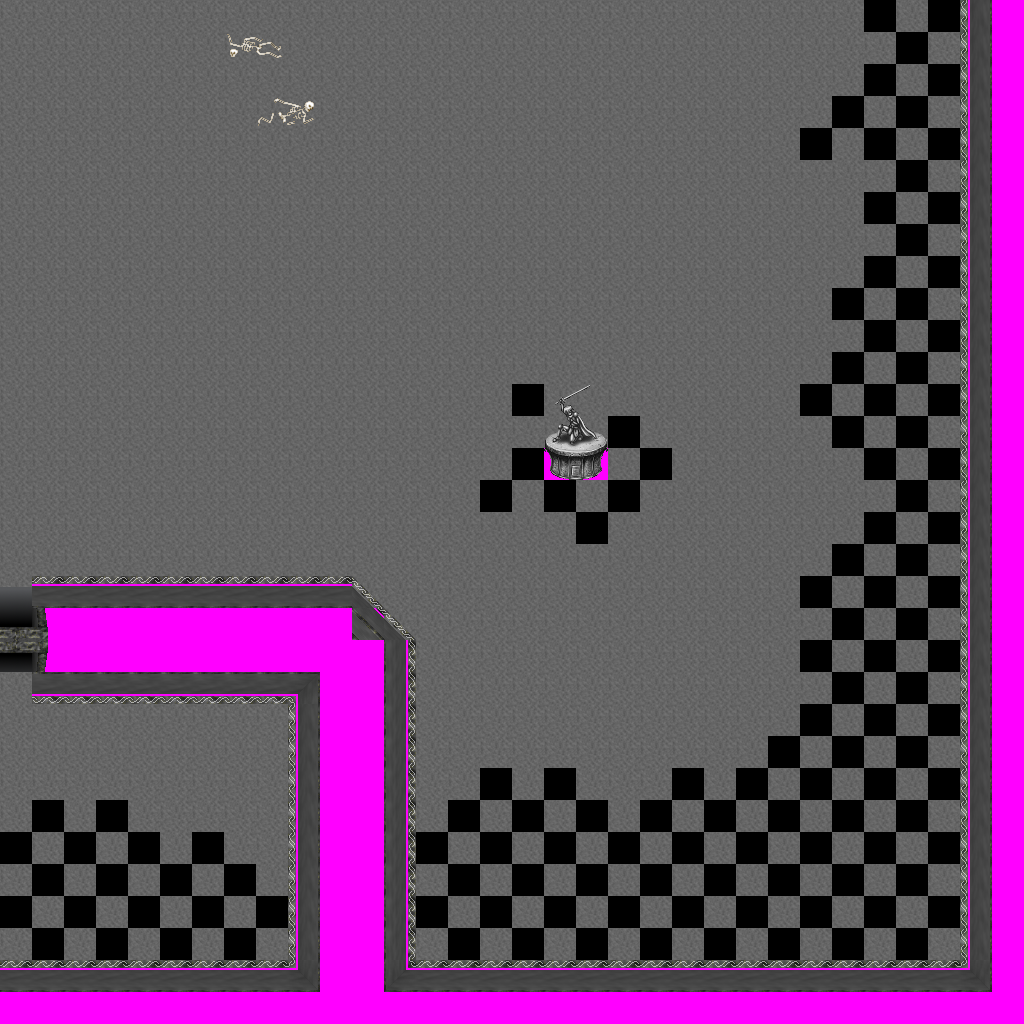

This is a level from a 2D game, rendered from its Tiled map with the project's own tilesets. A one-line summary and the map file follow, with tile-layer data summarised:
An orthogonal 32x32 tile map with 32x32 px tiles, 6 tile layers (Ground, Objects, Above, Walkable, ...), 7 tilesets and 4 objects (2x newmap, from_east_0, from_south_0).

<map version="1.0" orientation="orthogonal" width="32" height="32" tilewidth="32" tileheight="32">
 <tileset firstgid="1" name="item_corpse_skeleton" tilewidth="32" tileheight="32">
  <image source="../drawable/item_corpse_skeleton.png" width="64" height="64" />
 </tileset>
 <tileset firstgid="5" name="item_statue_swordsman" tilewidth="32" tileheight="32">
  <image source="../drawable/item_statue_swordsman.png" width="128" height="96" />
 </tileset>
 <tileset firstgid="17" name="building_wall_int_grey" tilewidth="32" tileheight="32">
  <image source="../drawable/building_wall_int_grey.png" width="352" height="352" />
 </tileset>
 <tileset firstgid="138" name="building_entrance_grey" tilewidth="32" tileheight="32">
  <image source="../drawable/building_entrance_grey.png" width="160" height="160" />
 </tileset>
 <tileset firstgid="163" name="ground_indoor_grey_gradients" tilewidth="32" tileheight="32">
  <image source="../drawable/ground_indoor_grey_gradients.png" width="128" height="64" />
 </tileset>
 <tileset firstgid="171" name="plain_colors" tilewidth="32" tileheight="32">
  <image source="../drawable/plain_colors.png" width="256" height="32" />
 </tileset>
 <tileset firstgid="179" name="walkable_sentinel" tilewidth="32" tileheight="32">
  <image source="../drawable/walkable_sentinel.png" width="32" height="32" />
 </tileset>
 <layer name="Ground" width="32" height="32">
  <data>[1024 cells, 1024 non-empty, 15 distinct tile ids]</data>
 </layer>
 <layer name="Objects" width="32" height="32">
  <data>[1024 cells, 3 non-empty, 3 distinct tile ids]</data>
 </layer>
 <layer name="Above" width="32" height="32">
  <data>[1024 cells, 8 non-empty, 8 distinct tile ids]</data>
 </layer>
 <layer name="Walkable" width="32" height="32">
  <data>[1024 cells, 203 non-empty, 1 distinct tile ids]</data>
 </layer>
 <layer name="Objects_stendhal" width="32" height="32">
  <data>[1024 cells, 109 non-empty, 19 distinct tile ids]</data>
 </layer>
 <layer name="Objects_stendhal2" width="32" height="32">
  <data>[1024 cells, 0 non-empty, 0 distinct tile ids]</data>
 </layer>
 <objectgroup name="Mapevents" width="32" height="32">
  <object name="exit_west_0" type="newmap" x="0" y="0" width="32" height="960">
   <properties>
    <property name="map" value="interiors_fado_battle_arena_1_x0_y1" />
    <property name="place" value="from_west_0" />
   </properties>
  </object>
  <object name="exit_north_0" type="newmap" x="0" y="0" width="960" height="32">
   <properties>
    <property name="map" value="interiors_fado_battle_arena_1_x1_y0" />
    <property name="place" value="from_north_0" />
   </properties>
  </object>
 </objectgroup>
 <objectgroup name="Spawn" width="32" height="32">
  <object name="from_east_0" x="0" y="480" width="32" height="32" />
  <object name="from_south_0" x="480" y="0" width="32" height="32" />
 </objectgroup>
 <objectgroup name="Keys" width="32" height="32" />
 <objectgroup name="Replace" width="32" height="32" />
</map>
